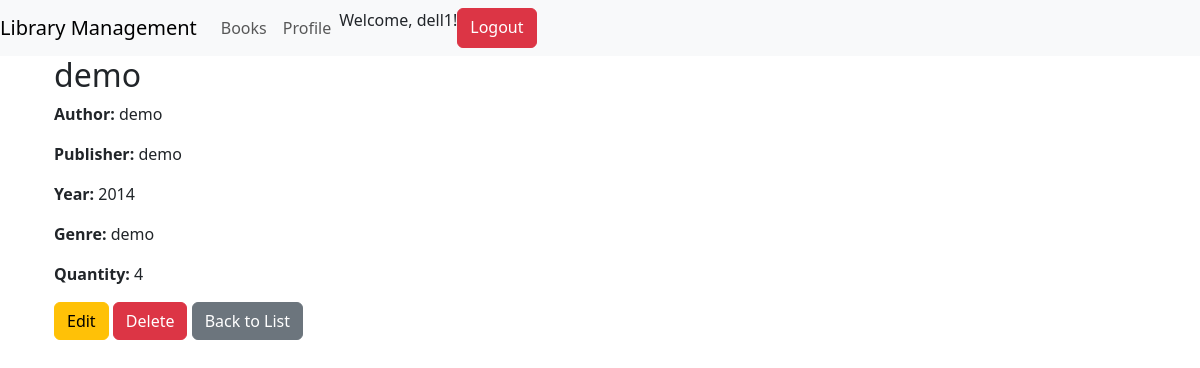
The page /books/book/8/ (signed in) on the database its author committed.
### books/models.py (models this page shows, shortened)
class Book(models.Model):
    isbn = models.CharField(max_length=13)
    title = models.CharField(max_length=200)
    author = models.CharField(max_length=200)
    publisher = models.CharField(max_length=200)
    year = models.IntegerField()
    genre = models.CharField(max_length=100)
    quantity = models.IntegerField()
    cover_image = models.ImageField(upload_to='covers/', blank=True, null=True)

### books/views.py (the view)
# urls.py: path('book/<int:pk>/', views.book_detail, name='book_detail'),
@login_required
def book_detail(request, pk):
    book = get_object_or_404(Book, pk=pk)
    return render(request, 'book_detail.html', {'book': book})

### books/templates/book_detail.html
{%  extends 'base.html' %}
{% block content %}
    <div class="container">
        <h2>{{ book.title }}</h2>
        <p><strong>Author:</strong> {{ book.author }}</p>
        <p><strong>Publisher:</strong> {{ book.publisher }}</p>
        <p><strong>Year:</strong> {{ book.year }}</p>
        <p><strong>Genre:</strong> {{ book.genre }}</p>
        <p><strong>Quantity:</strong> {{ book.quantity }}</p>
        <a href="{% url 'book_update' book.pk %}" class="btn btn-warning">Edit</a>
        <a href="{% url 'book_delete' book.pk %}" class="btn btn-danger">Delete</a>
        <a href="{% url 'book_list' %}" class="btn btn-secondary">Back to List</a>
    </div>
{% endblock %}

### books/templates/base.html (shortened to what this page needs)
<!DOCTYPE html>
<html>
<head>
    {% load bootstrap5 %}
    {% bootstrap_css %}
</head>
<body>
    <nav class="navbar navbar-expand-lg navbar-light bg-light">
        <a class="navbar-brand" href="{% url 'home' %}">Library Management</a>
        <div class="collapse navbar-collapse">
            <ul class="navbar-nav mr-auto">
                <li class="nav-item"><a class="nav-link" href="{% url 'book_list' %}">Books</a></li>
                <li class="nav-item"><a class="nav-link" href="{% url 'profile' %}">Profile</a></li>
            </ul>
            <ul class="navbar-nav ml-auto">
                {% if not user.is_authenticated %}
                <a href="{% url 'google_login' %}" class="btn btn-primary">Login with Google</a>
            {% else %}
                <p>Welcome, {{ user.username }}!</p>
                <a href="{% url 'logout' %}" class="btn btn-danger">Logout</a>
            {% endif %}
            </ul>
        </div>
    </nav>
    <div class="container">
        {% block content %}{% endblock %}
    </div>
</body>
</html>

### rows shown on the page
Book: title "demo", author "demo", publisher "demo", year "2014", genre "demo", quantity "4"

### other values the page prints
{{ user.username }} "dell1"
